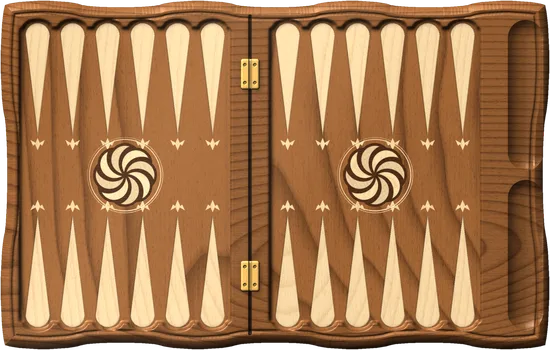
#> input picture boards/ararat-thumb.webp, 550 x 350 px, given in place of ararat-thumb.webp.webp, which was not available
$ python preview.py ../boards/ararat-thumb.webp
#> lines starting #> are read from the running program, lines starting #| are printed output that depends on the picture; pictures that were not available may be replaced by others from this repository, and a replacement may not be noted
# Превью отрендеренных досок и шашек для проверки глазами.
import sys, os
from PIL import Image
OUT = os.path.join(os.path.dirname(__file__), '..', '.preview')
B = os.path.join(os.path.dirname(__file__), '..', 'boards')
for name in sys.argv[1:]:
    im = Image.open(os.path.join(B, name + '.webp')); bg = Image.new('RGB', im.size, (20, 16, 12)); bg.paste(im, mask=im.split()[3])
#> further down, im is the input picture: PIL image 550x350 RGBA; mean R, G, B, A 160.4, 114.7, 73.3, 245.9
#> after `bg = Image.new('RGB', im.size, (20, 16, 12))`:
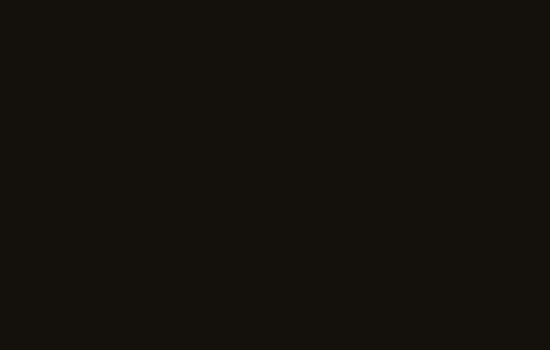
#> bg: PIL image 550x350 RGB; mean R, G, B 20, 16, 12
#> after `bg.paste(im, mask=im.split()[3])`:
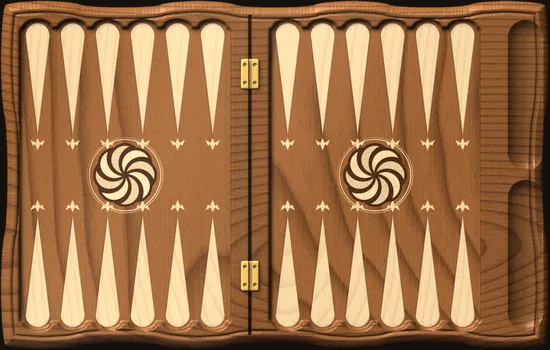
#> bg: PIL image 550x350 RGB; mean R, G, B 158.2, 113.3, 72.3
    bg.resize((1100, 700), Image.LANCZOS).save(os.path.join(OUT, name + '.png'))
    bg.crop((0, 0, 1200, 760)).save(os.path.join(OUT, name + '-crop.png'))
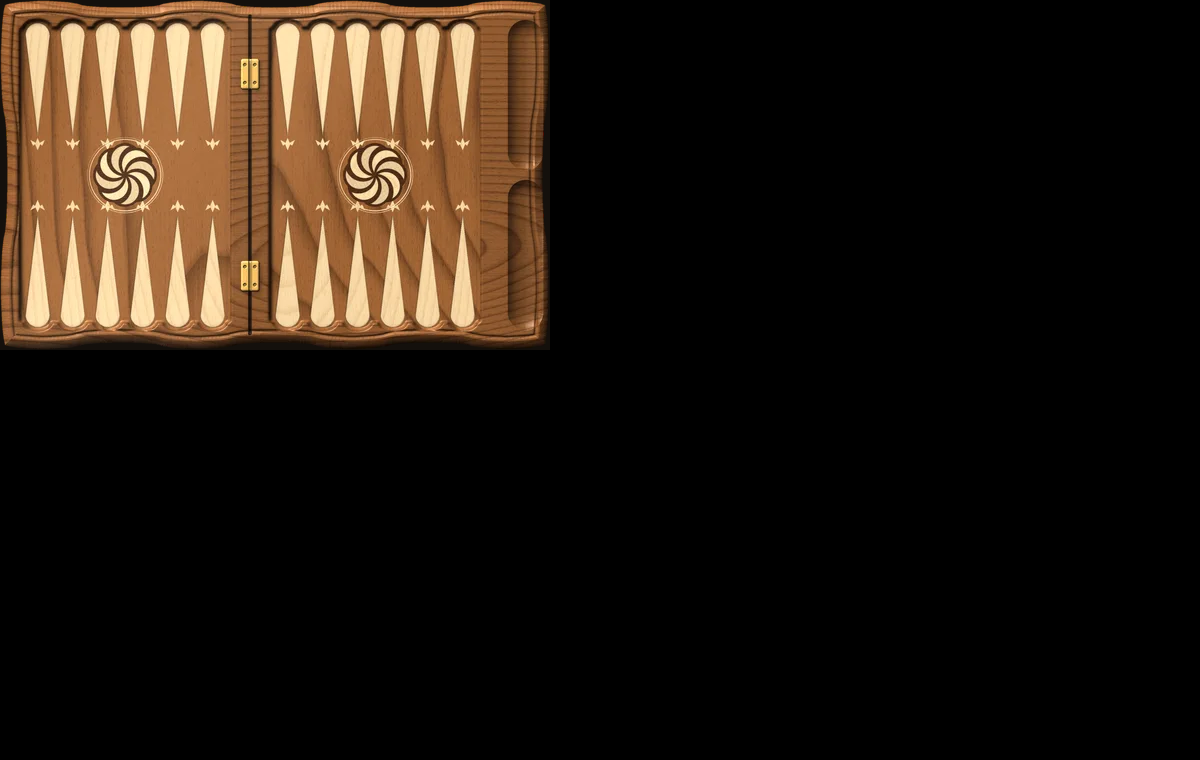
#> saved as ararat-thumb.webp-crop.png: PIL image 1200x760 RGB; mean R, G, B 33.4, 23.9, 15.3
cks = [Image.open(os.path.join(B, f'ck-{k}.png')) for k in ('ivory', 'onyx', 'beech', 'walnut')]
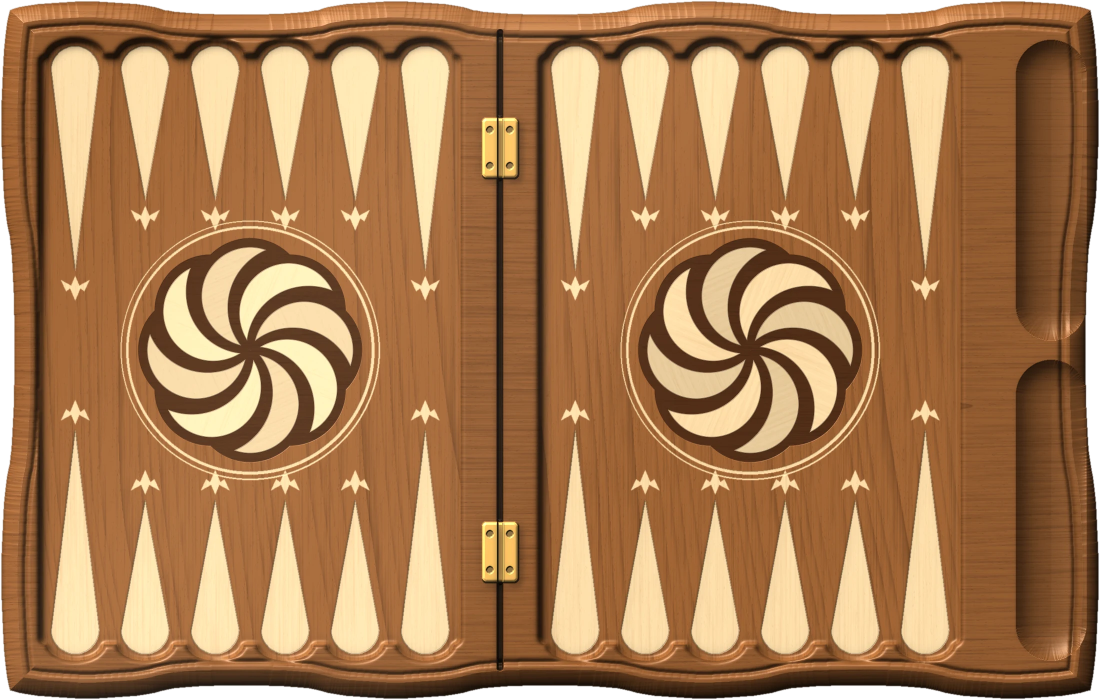
#> input picture boards/ararat.webp, 2200 x 1400 px, given in place of ck-ivory.png, which was not available (shown at 1/2 size)
#> (the run stopped early here; a loop or call above may not have finished)
